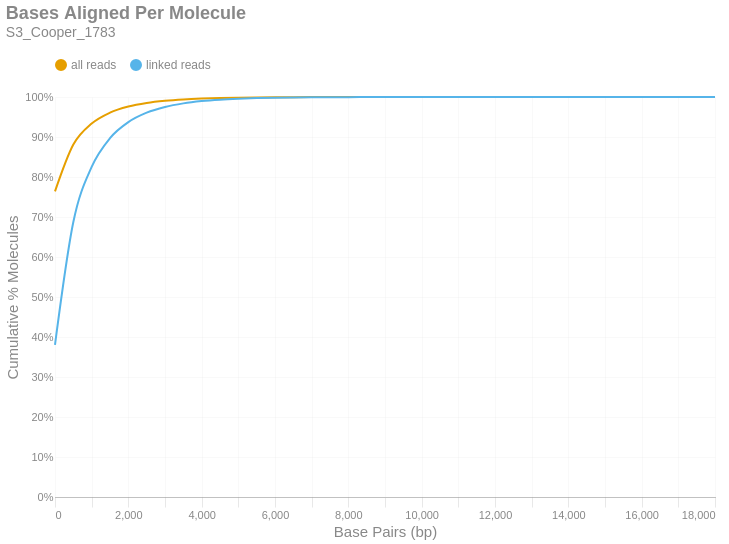

Notebook code for this chart:
### Markdown cell above
### Bases Aligned Per Molecule
This is a cumulative frequency distribution showing the number of base pairs aligned per unique molecule. These data are shown in 500 bp bins. There are two distributions: one with `all reads` (yellow) and another with only `linked reads` (blue). The percent of molecules in the `linked reads` distribution is relative to the total number of linked molecules.

### Code cell
if SKIPLR:
    print_html(f"Skipped")
else:
    binned_df = consolidated_hist(valids['aligned_bp'], mask, 500, True)
    with SafeRender(binned_df):
        (
            density_plot(binned_df, 'Bases Aligned Per Molecule', samplename, 'basesper')
            .encode(
                x=alt.X('bin:Q', title="Base Pairs (bp)").axis(tickMinStep=500).scale(padding=0),
                y=alt.Y('value:Q', title='Cumulative % Molecules')
                    .axis(format='%')
                    .scale(domain = [0,1])
                    .stack(False),
                color=alt.Color("key:N").scale(domain = ["all reads", "linked reads"]),
                tooltip = [
                    alt.Tooltip("key:N", title = "Data Type"),
                    alt.Tooltip("range_label:N", title="Bases Aligned Per Molecule"),
                    alt.Tooltip("value:Q", format = ".2%", title="% Molecules (Cum.)")
                ]
            )
        ).display()

### Figure 1 — Vega-Lite specification as saved in the notebook (floating-point values rounded to 4 significant figures)
{"width": "container", "height": 400, "config": {"title": {"anchor": "start", "dy": -15, "fontSize": 18, "color": "#888888", "subtitleColor": "#888888", "subtitleFontSize": 14}, "arc": {"fill": "#0072B2"}, "axis": {"domainColor": "#888888", "domainWidth": 0.5, "gridWidth": 0.2, "grid": false, "titleFontWeight": 400, "titleFontSize": 15, "labelFontSize": 11, "labelColor": "#888888", "tickColor": "#888888", "tickWidth": 0.2, "titleColor": "#888888"}, "axisBand": {"grid": false}, "axisX": {"grid": true, "tickSize": 10, "domainCap": "round"}, "axisY": {"domain": false, "grid": true, "tickSize": 0, "domainCap": "round"}, "background": "transparent", "header": {"labelFontSize": 15, "labelColor": "#888888", "titleFontSize": 15, "titleFontWeight": 600, "titleColor": "#888888"}, "legend": {"labelFont": "sans-serif", "labelFontSize": 12, "labelColor": "#888888", "symbolSize": 100, "symbolType": "circle", "titleFontSize": 12, "titlePadding": 10, "titleColor": "#888888", "title": null, "orient": "top"}, "range": {"category": ["#E69F00", "#56B4E9", "#009E73", "#F0E442", "#0072B2", "#D55E00", "#CC79A7", "#000000"], "diverging": ["#cfe8f3", "#a2d4ec", "#73bfe2", "#46abdb", "#1696d2", "#12719e"]}, "area": {"fill": "#0072B2", "fillOpacity": 0.7, "line": true, "strokeOpacity": 0.7}, "line": {"color": "#0072B2", "stroke": "#0072B2", "strokeWidth": 2}, "trail": {"color": "#0072B2", "stroke": "#0072B2", "strokeWidth": 0, "size": 1}, "point": {"filled": true, "fillOpacity": 1.0, "size": 95}, "text": {"color": "#888888", "fontSize": 11, "align": "right", "fontWeight": 400, "size": 11}, "bar": {"fill": "#0072B2", "stroke": null}, "view": {"stroke": null, "continuousWidth": 660, "continuousHeight": 400}}, "data": {"name": "data-e038f8a7301c60d3a9a391d1342aa6ad"}, "mark": {"type": "line", "interpolate": "monotone", "point": {"opacity": 0, "size": 275}}, "encoding": {"color": {"field": "key", "scale": {"domain": ["all reads", "linked reads"]}, "type": "nominal"}, "tooltip": [{"field": "key", "title": "Data Type", "type": "nominal"}, {"field": "range_label", "title": "Bases Aligned Per Molecule", "type": "nominal"}, {"field": "value", "format": ".2%", "title": "% Molecules (Cum.)", "type": "quantitative"}], "x": {"axis": {"tickMinStep": 500}, "field": "bin", "scale": {"padding": 0}, "title": "Base Pairs (bp)", "type": "quantitative"}, "y": {"axis": {"format": "%"}, "field": "value", "scale": {"domain": [0, 1]}, "stack": false, "title": "Cumulative % Molecules", "type": "quantitative"}}, "params": [{"name": "param_c36ac31b6afebe62", "select": {"type": "point", "fields": ["key"]}, "bind": "legend"}], "title": {"text": "Bases Aligned Per Molecule", "subtitle": "S3_Cooper_1783"}, "transform": [{"fold": ["all reads (cumsum)", "linked reads (cumsum)"]}, {"calculate": "replace(datum.key, ' (cumsum)', '')", "as": "key"}, {"filter": {"param": "param_c36ac31b6afebe62"}}], "usermeta": {"embedOptions": {"downloadFileName": "S3_Cooper_1783.basesper"}}, "$schema": "https://vega.github.io/schema/vega-lite/v6.1.0.json", "datasets": {"data-e038f8a7301c60d3a9a391d1342aa6ad": [{"bin": "0.0", "interval": "0.0-500.0", "all reads": 0.7639, "linked reads": 0.3805, "all reads (cumsum)": 0.7639, "linked reads (cumsum)": 0.3805, "range_label": "0-499"}, {"bin": "500.0", "interval": "500.0-1000.0", "all reads": 0.1172, "linked reads": 0.3069, "all reads (cumsum)": 0.8811, "linked reads (cumsum)": 0.6873, "range_label": "500-999"}, {"bin": "1000.0", "interval": "1000.0-1500.0", "all reads": 0.05244, "linked reads": 0.1378, "all reads (cumsum)": 0.9335, "linked reads (cumsum)": 0.8252, "range_label": "1000-1499"}, {"bin": "1500.0", "interval": "1500.0-2000.0", "all reads": 0.02739, "linked reads": 0.07201, "all reads (cumsum)": 0.9609, "linked reads (cumsum)": 0.8972, "range_label": "1500-1999"}, {"bin": "2000.0", "interval": "2000.0-2500.0", "all reads": 0.01521, "linked reads": 0.03998, "all reads (cumsum)": 0.9761, "linked reads (cumsum)": 0.9372, "range_label": "2000-2499"}, {"bin": "2500.0", "interval": "2500.0-3000.0", "all reads": 0.008981, "linked reads": 0.02361, "all reads (cumsum)": 0.9851, "linked reads (cumsum)": 0.9608, "range_label": "2500-2999"}, {"bin": "3000.0", "interval": "3000.0-3500.0", "all reads": 0.005439, "linked reads": 0.0143, "all reads (cumsum)": 0.9905, "linked reads (cumsum)": 0.9751, "range_label": "3000-3499"}, {"bin": "3500.0", "interval": "3500.0-4000.0", "all reads": 0.003426, "linked reads": 0.009008, "all reads (cumsum)": 0.9939, "linked reads (cumsum)": 0.9841, "range_label": "3500-3999"}, {"bin": "4000.0", "interval": "4000.0-4500.0", "all reads": 0.002173, "linked reads": 0.005713, "all reads (cumsum)": 0.9961, "linked reads (cumsum)": 0.9898, "range_label": "4000-4499"}, {"bin": "4500.0", "interval": "4500.0-5000.0", "all reads": 0.001369, "linked reads": 0.0036, "all reads (cumsum)": 0.9975, "linked reads (cumsum)": 0.9934, "range_label": "4500-4999"}, {"bin": "5000.0", "interval": "5000.0-5500.0", "all reads": 0.0008629, "linked reads": 0.002269, "all reads (cumsum)": 0.9984, "linked reads (cumsum)": 0.9957, "range_label": "5000-5499"}, {"bin": "5500.0", "interval": "5500.0-6000.0", "all reads": 0.0005796, "linked reads": 0.001524, "all reads (cumsum)": 0.9989, "linked reads (cumsum)": 0.9972, "range_label": "5500-5999"}, {"bin": "6000.0", "interval": "6000.0-6500.0", "all reads": 0.0003612, "linked reads": 0.0009496, "all reads (cumsum)": 0.9993, "linked reads (cumsum)": 0.9981, "range_label": "6000-6499"}, {"bin": "6500.0", "interval": "6500.0-7000.0", "all reads": 0.0002349, "linked reads": 0.0006174, "all reads (cumsum)": 0.9995, "linked reads (cumsum)": 0.9988, "range_label": "6500-6999"}, {"bin": "7000.0", "interval": "7000.0-7500.0", "all reads": 0.0001632, "linked reads": 0.000429, "all reads (cumsum)": 0.9997, "linked reads (cumsum)": 0.9992, "range_label": "7000-7499"}, {"bin": "7500.0", "interval": "7500.0-8000.0", "all reads": 0.0001003, "linked reads": 0.0002636, "all reads (cumsum)": 0.9998, "linked reads (cumsum)": 0.9995, "range_label": "7500-7999"}, {"bin": "8000.0", "interval": "8000.0-8500.0", "all reads": 6.886e-05, "linked reads": 0.000181, "all reads (cumsum)": 0.9999, "linked reads (cumsum)": 0.9996, "range_label": "8000-8499"}, {"bin": "8500.0", "interval": "8500.0-9000.0", "all reads": 4.321e-05, "linked reads": 0.0001136, "all reads (cumsum)": 0.9999, "linked reads (cumsum)": 0.9997, "range_label": "8500-8999"}, {"bin": "9000.0", "interval": "9000.0-9500.0", "all reads": 2.813e-05, "linked reads": 7.396e-05, "all reads (cumsum)": 0.9999, "linked reads (cumsum)": 0.9998, "range_label": "9000-9499"}, {"bin": "9500.0", "interval": "9500.0-10000.0", "all reads": 2.331e-05, "linked reads": 6.129e-05, "all reads (cumsum)": 1.0, "linked reads (cumsum)": 0.9999, "range_label": "9500-9999"}, {"bin": "10000.0", "interval": "10000.0-10500.0", "all reads": 1.29e-05, "linked reads": 3.392e-05, "all reads (cumsum)": 1.0, "linked reads (cumsum)": 0.9999, "range_label": "10000-10499"}, {"bin": "10500.0", "interval": "10500.0-11000.0", "all reads": 9.792e-06, "linked reads": 2.574e-05, "all reads (cumsum)": 1.0, "linked reads (cumsum)": 0.9999, "range_label": "10500-10999"}, {"bin": "11000.0", "interval": "11000.0-11500.0", "all reads": 8.549e-06, "linked reads": 2.247e-05, "all reads (cumsum)": 1.0, "linked reads (cumsum)": 1.0, "range_label": "11000-11499"}, {"bin": "11500.0", "interval": "11500.0-12000.0", "all reads": 3.73e-06, "linked reads": 9.807e-06, "all reads (cumsum)": 1.0, "linked reads (cumsum)": 1.0, "range_label": "11500-11999"}, {"bin": "12000.0", "interval": "12000.0-12500.0", "all reads": 2.953e-06, "linked reads": 7.764e-06, "all reads (cumsum)": 1.0, "linked reads (cumsum)": 1.0, "range_label": "12000-12499"}, {"bin": "12500.0", "interval": "12500.0-13000.0", "all reads": 1.554e-06, "linked reads": 4.086e-06, "all reads (cumsum)": 1.0, "linked reads (cumsum)": 1.0, "range_label": "12500-12999"}, {"bin": "13000.0", "interval": "13000.0-13500.0", "all reads": 1.399e-06, "linked reads": 3.678e-06, "all reads (cumsum)": 1.0, "linked reads (cumsum)": 1.0, "range_label": "13000-13499"}, {"bin": "13500.0", "interval": "13500.0-14000.0", "all reads": 6.217e-07, "linked reads": 1.634e-06, "all reads (cumsum)": 1.0, "linked reads (cumsum)": 1.0, "range_label": "13500-13999"}, {"bin": "14000.0", "interval": "14000.0-14500.0", "all reads": 6.217e-07, "linked reads": 1.634e-06, "all reads (cumsum)": 1.0, "linked reads (cumsum)": 1.0, "range_label": "14000-14499"}, {"bin": "14500.0", "interval": "14500.0-15000.0", "all reads": 4.663e-07, "linked reads": 1.226e-06, "all reads (cumsum)": 1.0, "linked reads (cumsum)": 1.0, "range_label": "14500-14999"}, {"bin": "15000.0", "interval": "15000.0-15500.0", "all reads": 7.772e-07, "linked reads": 2.043e-06, "all reads (cumsum)": 1.0, "linked reads (cumsum)": 1.0, "range_label": "15000-15499"}, {"bin": "15500.0", "interval": "15500.0-16000.0", "all reads": 3.109e-07, "linked reads": 8.172e-07, "all reads (cumsum)": 1.0, "linked reads (cumsum)": 1.0, "range_label": "15500-15999"}, {"bin": "16000.0", "interval": "16000.0-16500.0", "all reads": 1.554e-07, "linked reads": 4.086e-07, "all reads (cumsum)": 1.0, "linked reads (cumsum)": 1.0, "range_label": "16000-16499"}, {"bin": "16500.0", "interval": "16500.0-17000.0", "all reads": 1.554e-07, "linked reads": 4.086e-07, "all reads (cumsum)": 1.0, "linked reads (cumsum)": 1.0, "range_label": "16500-16999"}, {"bin": "17000.0", "interval": "17000.0-17500.0", "all reads": 0.0, "linked reads": 0.0, "all reads (cumsum)": 1.0, "linked reads (cumsum)": 1.0, "range_label": "17000-17499"}, {"bin": "17500.0", "interval": "17500.0-18000.0", "all reads": 0.0, "linked reads": 0.0, "all reads (cumsum)": 1.0, "linked reads (cumsum)": 1.0, "range_label": "17500-17999"}, {"bin": "18000.0", "interval": "18000.0-18500.0", "all reads": 3.109e-07, "linked reads": 8.172e-07, "all reads (cumsum)": 1.0, "linked reads (cumsum)": 1.0, "range_label": "18000-18499"}]}}
